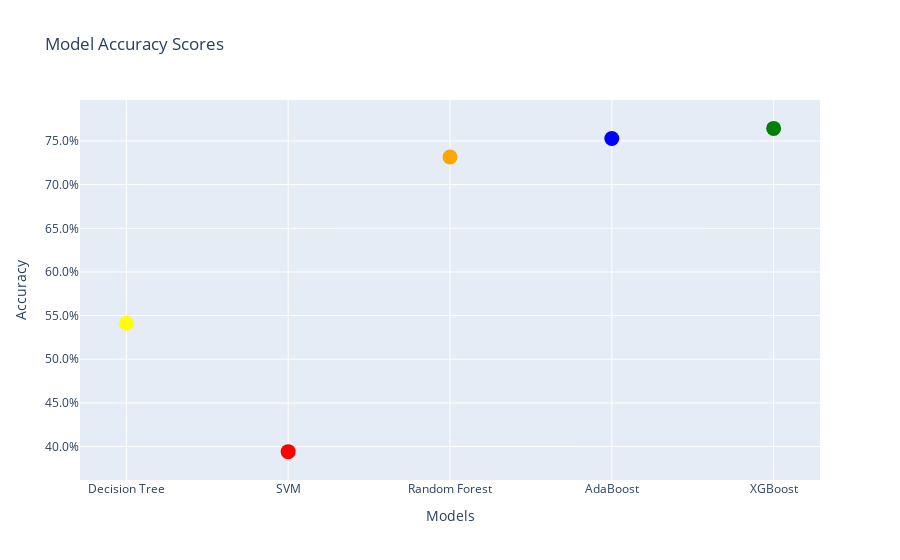

Source (notebook cell):
### Code cell
fig = go.Figure()
fig.add_trace(go.Scatter(x = list(model_scores.keys()), y = list(model_scores.values()), mode='markers',
                            marker=dict(size=15, color=['yellow', 'red', 'orange', 'blue','green'])))
# add labels and title
fig.update_layout(title='Model Accuracy Scores', xaxis_title='Models', yaxis_title='Accuracy')
# set the y-axis tickformat to a percentage
fig.update_layout(yaxis=dict(tickformat='0.01%'))

# show the plot
fig.show()

### Figure 1 — Plotly figure (JSON) as saved in the notebook; plotly's stock layout.template omitted (floating-point values rounded to 4 significant figures)
{"data": [{"marker": {"color": ["yellow", "red", "orange", "blue", "green"], "size": 15}, "mode": "markers", "type": "scatter", "x": ["Decision Tree", "SVM", "Random Forest", "AdaBoost", "XGBoost"], "y": [0.5412, 0.3942, 0.7316, 0.7529, 0.7645]}], "layout": {"title": {"text": "Model Accuracy Scores"}, "xaxis": {"title": {"text": "Models"}}, "yaxis": {"tickformat": "0.01%", "title": {"text": "Accuracy"}}}}
